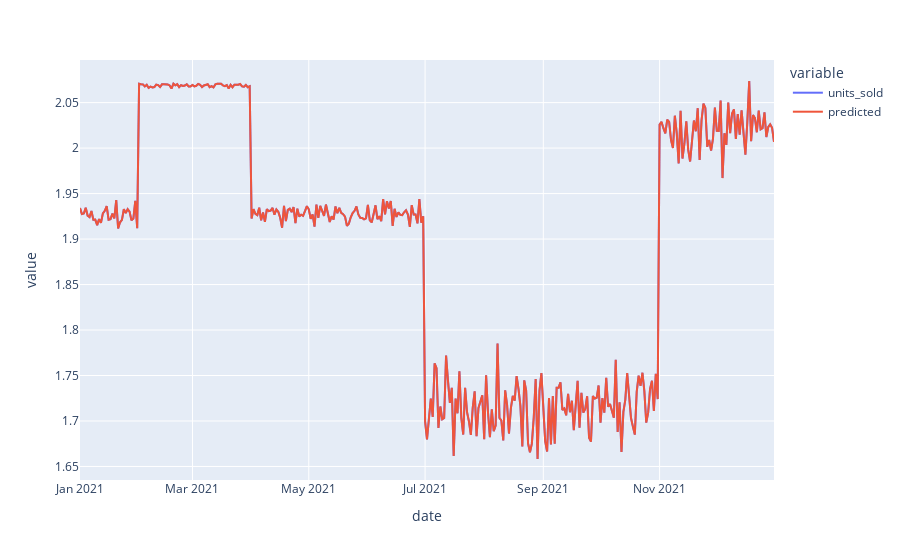

The notebook cell saved with this chart:
### Code cell
plot_predictions(model3, df_sales, y = 'units_sold')

### Figure 1 — Plotly figure (JSON) as saved in the notebook; plotly's stock layout.template omitted (floating-point values rounded to 4 significant figures; data arrays with more than 128 entries replaced by an {"elided": "..."} marker saying what was removed)
{"data": [{"hovertemplate": "variable=units_sold<br>date=%{x}<br>value=%{y}<extra></extra>", "legendgroup": "units_sold", "line": {"color": "#636efa", "dash": "solid"}, "marker": {"symbol": "circle"}, "mode": "lines", "name": "units_sold", "orientation": "v", "showlegend": true, "type": "scatter", "x": {"elided": "365 str values"}, "xaxis": "x", "y": {"elided": "365 float values"}, "yaxis": "y"}, {"hovertemplate": "variable=predicted<br>date=%{x}<br>value=%{y}<extra></extra>", "legendgroup": "predicted", "line": {"color": "#EF553B", "dash": "solid"}, "marker": {"symbol": "circle"}, "mode": "lines", "name": "predicted", "orientation": "v", "showlegend": true, "type": "scatter", "x": {"elided": "365 str values"}, "xaxis": "x", "y": {"elided": "365 float values"}, "yaxis": "y"}], "layout": {"legend": {"title": {"text": "variable"}, "tracegroupgap": 0}, "margin": {"t": 60}, "xaxis": {"anchor": "y", "domain": [0, 1], "title": {"text": "date"}}, "yaxis": {"anchor": "x", "domain": [0, 1], "title": {"text": "value"}}}}
